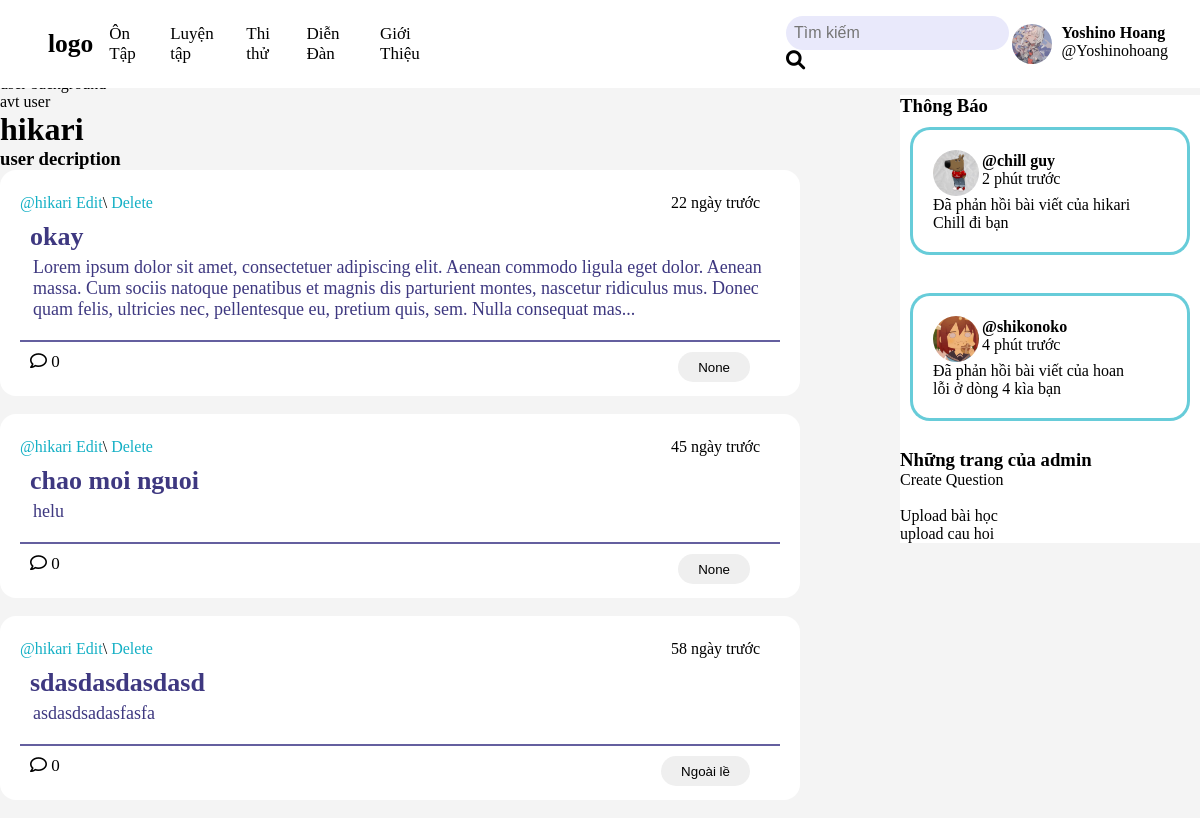
Screenshot of /profile/1 (signed in) with the database file from the repository.
### base/models.py (models this page shows, shortened)
class Room(models.Model):
    host = models.ForeignKey(User, on_delete=models.SET_NULL, null = True)
    topic = models.ForeignKey(Topic, on_delete=models.SET_NULL, null = True)
    name= models.CharField(max_length=200)
    description = models.TextField(null = True, blank = True)
    updated = models.DateTimeField(auto_now=True)
    created = models.DateTimeField(auto_now_add=True)
    class Meta:
        ordering = ["-updated", "-created"]
    def message_count(self):
        return self.message_set.count()

class Topic(models.Model):
    name = models.CharField(max_length=200)
    description = models.TextField(null = True, blank = True)
    def __str__ (self):
        return self.name

### base/views.py (the view)
# urls.py: path('profile/<str:pk>', views.userprofile, name="profile"),
def userprofile(request,pk):
    user= User.objects.get(id=pk)
    rooms = user.room_set.all()
    context={'user':user,'rooms':rooms}
    return render(request,'profile.html',context)

### study/templatetags/custom_filter.py (called while the page is built)
@register.filter
def days_since(value):
    if not value:
        return ""
    now = timezone.now()
    delta = now - value
    days = delta.days
    if days == 0:
        return "Hôm nay"
    elif days == 1:
        return "1 ngày trước"
    else:
        return f"{days} ngày trước"

### templates/profile.html (shortened to what this page needs)
<!DOCTYPE html>
<html lang="en">
    <head>
        {% load static %}
        {% if request.session.theme == 'dark' %}
        <link rel="stylesheet" href="{% static 'styles/dark.css' %}">
        {% else %}
        <link rel="stylesheet" href="{% static 'styles/light.css' %}">
        {% endif %}
    </head>
    <body>
        {% include 'navbar.html' %}
        <div class='block-wraper'>
            <div>
                <div>
                    <p>user background</p>
                    <p>avt user</p>
                    <h1>{{user.username}}</h1>
                    <h3>user decription</h3>
                </div>
                <div>
                    {%include 'base/feed_composnent.html'%}
                </div>
            </div>
            <div>
                {%include 'base/notification_bar.html'%}
            </div>
        </div>
    </body>

### base/templates/base/feed_composnent.html (shortened to what this page needs)
{% load static %}
{% load custom_filter %}
{% if request.session.theme == 'dark' %}
<link rel="stylesheet" href="{% static 'styles/dark.css' %}">
{% else %}
<link rel="stylesheet" href="{% static 'styles/light.css' %}">
{% endif %}
<div class="room">
    {%for room in rooms%}
        <div class = "post">
            <div class = "top_section">
                <div class = "post_edit">
                    <a href="{%url 'profile' room.host.id %}">@{{room.host.username}} </a>
                    {%if request.user == room.host%}
                    <a href="{% url 'update-room' room.id %}">Edit</a>\
                    <a href="{% url 'delete-room' room.id %}">Delete</a>
                    {%endif%}
                </div>
                <p>{{ room.created|days_since }}</p>
            </div>
            <div class="middle_section">
                <a href="{% url 'room' room.id %} ">
                    <h3> {{room.name}}</h3>
                    {% if room.description|length > 280 %}
                    <p id="short-description">{{ room.description|slice:":280" }}...</p>
                    {% else %}
                        <p>{{ room.description|safe }}</p>
                    {% endif %}
                </a>
            </div>
            <div class="bottom_section">
                <div>
                    <i class="fa-regular fa-comment"> </i> {{ room.message_count }}
                </div>
                <button><a href="{%url 'home'%}?q={{room.topic}}">{{room.topic}}</a></button>
            </div>
        </div>
        <br>
    {%endfor%}
</div>

### static/styles/light.css (style rules this page uses)
body { background-color: #f4f4f4; padding-top: 75px; }
* { margin: 0; padding: 0; box-sizing: border-box; }
a { text-decoration: none; color: black; }
.post { animation: fadeIn 0.5s ease; }
.post { background-color: #ffffff; margin-right: 100px; padding-left: 20px; padding-right: 20px; padding-top: 14px; padding-bottom: 14px; border-radius: 16px; }
.top_section { display: grid; grid-template-columns: 2fr 1fr; padding-bottom: 10px; padding-top: 10px; }
.top_section a { color: #14B0C5; width: fit-content; height: fit-content; justify-self: start; }
.top_section p { justify-self: end; padding-right:20px ; }
.middle_section { padding-left:10px; padding-bottom: 20px; padding-right: 10px; border-bottom: 2px solid #645F9F; }
.middle_section h3 { color: #3E3880; font-size: 26px; font-weight: bold; padding-bottom: 5px; }
.middle_section p { color: #3E3880; font-size: 18px; padding-left: 3px; }
.bottom_section { display: grid; grid-template-columns: 1fr 1fr; padding-top:10px; font-size: 17px; padding-left: 10px; padding-right: 30px; }
.bottom_section button { cursor: pointer; width:fit-content; height: 30px; border: none; border-radius: 20px; padding-left: 20px; padding-right: 20px; justify-self: end; }

### templates/profile.html (style rules this page uses)
.block-wraper { display: grid; grid-template-columns:3fr 1fr; }

### rows the page displays
Room: host.username "hikari", shows "Edit", created|days_since "22 ngày trước", name "okay", description "Lorem ipsum dolor sit amet, consectetuer adipiscing elit. Aenean commodo ligula eget dolor. Aenean massa. Cum sociis natoque penatibus et magnis dis parturient montes, nascetur ridiculus mus. Donec quam felis, ultricies nec, pellentesque eu, pretium quis, sem. Nulla consequat mas", message_count "0", topic "None"
Room: host.username "hikari", shows "Edit", created|days_since "45 ngày trước", name "chao moi nguoi", description "helu", message_count "0", topic "None"
Room: host.username "hikari", shows "Edit", created|days_since "58 ngày trước", name "sdasdasdasdasd", description "asdasdsadasfasfa", message_count "0", topic "Ngoài lề"

### other values shown
{{ user.username }} "hikari"
